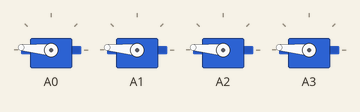
Recording of a sketch running on a simulated Arduino Uno, built with avr-gcc and run on an emulated ATmega328P. Parts: 4 × servo. Random numbers use the default seed unless the sketch sets one.

Above: at 0.1 s.
At 62.2 s:
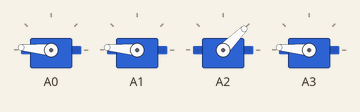
At 80.6 s:
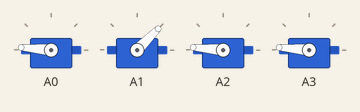
Timing chart, 0 to 106.1 s (numbered marks = the images above):
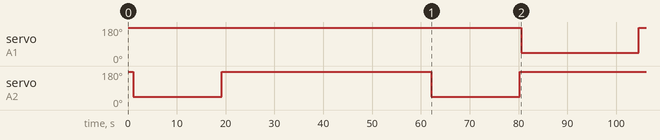

The sketch:

final.ino
```cpp
//MAMULENGO - Holofote


#include <Servo.h>

Servo srv[4];

int aberto[] = {
  175, //
  175, //
  175, //
  175  //


};

int fechado[] = {
  45, //A
  45, //
  45, //
  45  //

};

int nextGate;
int currGate;

boolean bootar = true;

void setup()
{
  srv[0].attach(A0);
  srv[1].attach(A1);
  srv[2].attach(A2);
  srv[3].attach(A3);
}


void loop(){
  boot();

  while(nextGate == currGate){
    nextGate = int(random(0,7));// arredonda para...?
  }

  currGate = nextGate;

  abreTodos();

  if(currGate<5){
    fecha(currGate);
    delay(6*1000*random(3,5));
  }
  else{
    abreTodos();
    delay(6*1000*random(5,10));
  }


}


void abreTodos(){
  for(int i=0;i<4;i++){
    srv[i].write(aberto[i]);
  }
  delay(300);
}


void fecha(int i){
  srv[i].write(fechado[i]);
  delay(100);
}

void boot(){
  if(bootar){
    //abre todos os canais
    abreTodos();
    delay(500);
    bootar = false;
  }
}
```

Measured:
- by itself, servo on A1: 175° → 45° at 80.5 s, → 175° 24.1 s later
- by itself, servo on A2: alternates 175° for 42.9 s and 45° for 18.1 s
